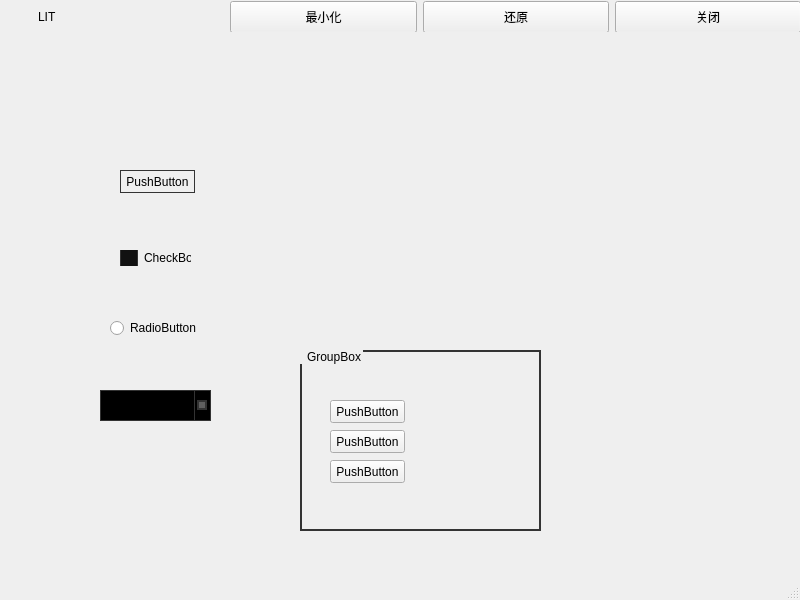
<?xml version="1.0" encoding="UTF-8"?>
<ui version="4.0">
 <class>MainWindow</class>
 <widget class="QMainWindow" name="MainWindow">
  <property name="geometry">
   <rect>
    <x>0</x>
    <y>0</y>
    <width>800</width>
    <height>600</height>
   </rect>
  </property>
  <property name="windowTitle">
   <string>MainWindow</string>
  </property>
  <widget class="QWidget" name="centralwidget">
   <widget class="QPushButton" name="pushButton">
    <property name="geometry">
     <rect>
      <x>120</x>
      <y>170</y>
      <width>75</width>
      <height>23</height>
     </rect>
    </property>
    <property name="styleSheet">
     <string notr="true">QPushButton {
    border: 1px solid #333333;
    padding: 4px;
    min-width: 65px;
    min-height: 12px;
}

QPushButton:hover {
    background-color: rgb(242, 255, 246);
    border-color: #444444;
}

QPushButton:pressed {
    background-color: #111111;
    border-color: #333333;
    color: yellow;
}

QPushButton:disabled {
    color: #333333;
}</string>
    </property>
    <property name="text">
     <string>PushButton</string>
    </property>
   </widget>
   <widget class="QCheckBox" name="checkBox">
    <property name="geometry">
     <rect>
      <x>120</x>
      <y>250</y>
      <width>71</width>
      <height>16</height>
     </rect>
    </property>
    <property name="styleSheet">
     <string notr="true">QCheckBox::indicator{
    width: 16px;
    height: 16px;
    background-color: #111111;
    border: 1px solid #333333;
}

QCheckBox::indicator::checked{
    background-color: qradialgradient(cx:0.5, cy:0.5, fx:0.25, fy:0.15, radius:0.3, stop:0 #BBBBBB, stop:1 #111111);
}

QCheckBox::indicator:disabled {
    background-color: #444444;
}

QCheckBox::indicator::checked:disabled {
    background-color: qradialgradient(cx:0.5, cy:0.5, fx:0.25, fy:0.15, radius:0.3, stop:0 #BBBBBB, stop:1 #444444);
}
</string>
    </property>
    <property name="text">
     <string>CheckBox</string>
    </property>
   </widget>
   <widget class="QRadioButton" name="radioButton">
    <property name="geometry">
     <rect>
      <x>110</x>
      <y>320</y>
      <width>89</width>
      <height>16</height>
     </rect>
    </property>
    <property name="text">
     <string>RadioButton</string>
    </property>
   </widget>
   <widget class="QComboBox" name="comboBox">
    <property name="geometry">
     <rect>
      <x>100</x>
      <y>390</y>
      <width>111</width>
      <height>31</height>
     </rect>
    </property>
    <property name="styleSheet">
     <string notr="true">QComboBox {
    background-color: black;
    border: 1px solid #333333;
    color: white;
    padding:1px 2em 1px 3px;
}

QComboBox::drop-down {
    subcontrol-origin: padding;
    subcontrol-position: top right;
    border-left: 1px solid #333333;
}

QComboBox::down-arrow {
    border: 2px solid #333333;
    width: 6px;
    height: 6px;
    background: #5f5f5f;
}
</string>
    </property>
   </widget>
   <widget class="QGroupBox" name="groupBox">
    <property name="geometry">
     <rect>
      <x>300</x>
      <y>350</y>
      <width>241</width>
      <height>181</height>
     </rect>
    </property>
    <property name="styleSheet">
     <string notr="true">QGroupBox {
    border: 2px solid #333333;
    margin-top: 2ex;
}

QGroupBox::title {
    color:rgb(0, 0, 0);
    subcontrol-origin: margin;
    subcontrol-position: top left;
    margin-left: 5px;
}</string>
    </property>
    <property name="title">
     <string>GroupBox</string>
    </property>
    <widget class="QPushButton" name="pushButton_2">
     <property name="geometry">
      <rect>
       <x>30</x>
       <y>50</y>
       <width>75</width>
       <height>23</height>
      </rect>
     </property>
     <property name="text">
      <string>PushButton</string>
     </property>
    </widget>
    <widget class="QPushButton" name="pushButton_3">
     <property name="geometry">
      <rect>
       <x>30</x>
       <y>80</y>
       <width>75</width>
       <height>23</height>
      </rect>
     </property>
     <property name="text">
      <string>PushButton</string>
     </property>
    </widget>
    <widget class="QPushButton" name="pushButton_4">
     <property name="geometry">
      <rect>
       <x>30</x>
       <y>110</y>
       <width>75</width>
       <height>23</height>
      </rect>
     </property>
     <property name="text">
      <string>PushButton</string>
     </property>
    </widget>
   </widget>
   <widget class="QWidget" name="widget" native="true">
    <property name="geometry">
     <rect>
      <x>0</x>
      <y>0</y>
      <width>801</width>
      <height>32</height>
     </rect>
    </property>
    <property name="minimumSize">
     <size>
      <width>0</width>
      <height>32</height>
     </size>
    </property>
    <property name="maximumSize">
     <size>
      <width>16777215</width>
      <height>32</height>
     </size>
    </property>
    <widget class="QWidget" name="">
     <property name="geometry">
      <rect>
       <x>0</x>
       <y>0</y>
       <width>801</width>
       <height>34</height>
      </rect>
     </property>
     <layout class="QHBoxLayout" name="horizontalLayout">
      <item>
       <widget class="QLabel" name="m_pIconLabel">
        <property name="minimumSize">
         <size>
          <width>32</width>
          <height>32</height>
         </size>
        </property>
        <property name="maximumSize">
         <size>
          <width>32</width>
          <height>32</height>
         </size>
        </property>
        <property name="text">
         <string/>
        </property>
        <property name="pixmap">
         <pixmap resource="images.qrc">:/images/logo_32.jpg</pixmap>
        </property>
       </widget>
      </item>
      <item>
       <widget class="QLabel" name="m_pTitleLabel">
        <property name="minimumSize">
         <size>
          <width>0</width>
          <height>32</height>
         </size>
        </property>
        <property name="text">
         <string>LIT</string>
        </property>
       </widget>
      </item>
      <item>
       <widget class="QPushButton" name="m_pMinimizeButton">
        <property name="minimumSize">
         <size>
          <width>0</width>
          <height>32</height>
         </size>
        </property>
        <property name="text">
         <string>最小化</string>
        </property>
       </widget>
      </item>
      <item>
       <widget class="QPushButton" name="m_pMaximizeButton">
        <property name="minimumSize">
         <size>
          <width>0</width>
          <height>32</height>
         </size>
        </property>
        <property name="text">
         <string>还原</string>
        </property>
       </widget>
      </item>
      <item>
       <widget class="QPushButton" name="m_pCloseButton">
        <property name="minimumSize">
         <size>
          <width>0</width>
          <height>32</height>
         </size>
        </property>
        <property name="text">
         <string>关闭</string>
        </property>
       </widget>
      </item>
     </layout>
    </widget>
   </widget>
  </widget>
  <widget class="QMenuBar" name="menubar">
   <property name="geometry">
    <rect>
     <x>0</x>
     <y>0</y>
     <width>800</width>
     <height>23</height>
    </rect>
   </property>
  </widget>
  <widget class="QStatusBar" name="statusbar"/>
 </widget>
 <resources>
  <include location="images.qrc"/>
 </resources>
 <connections/>
</ui>
